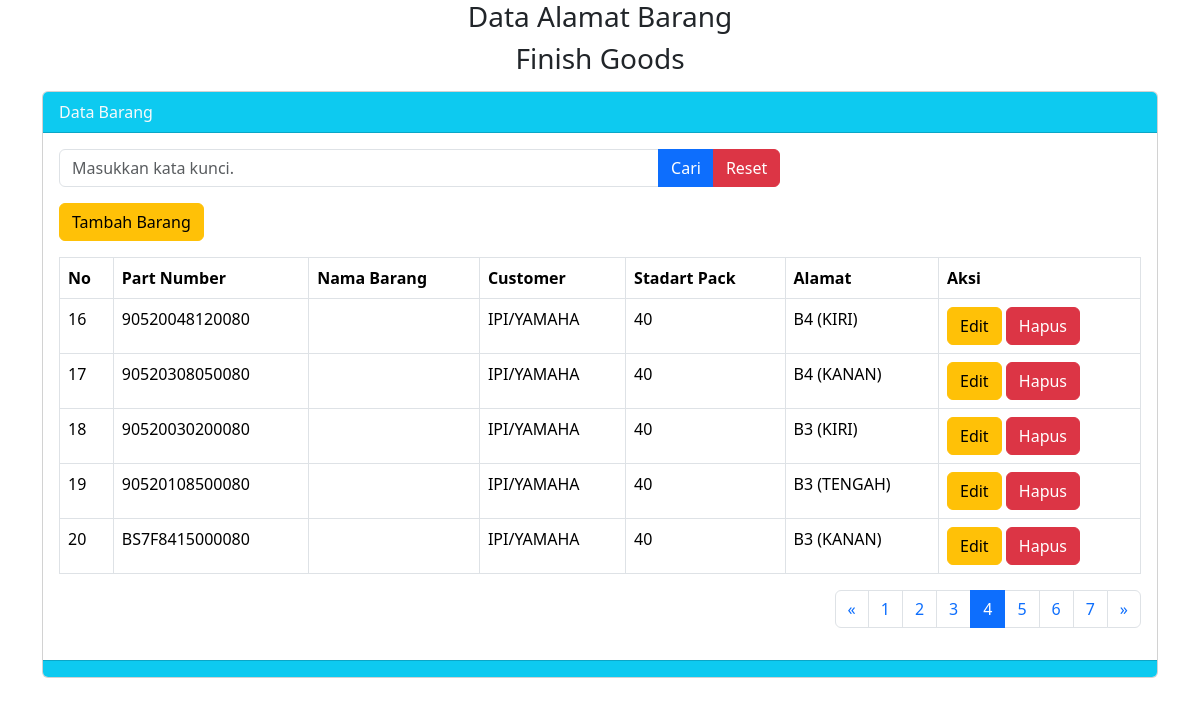
The app's page /?halaman=4 with its own data.
### tables this page shows
CREATE TABLE `tbbarang` (
  `id_barang` int(15) NOT NULL,
  `part_number` varchar(25) NOT NULL,
  `nama` varchar(100) NOT NULL,
  `customer` varchar(100) NOT NULL,
  `standart_pack` varchar(15) NOT NULL,
  `alamat` varchar(70) NOT NULL
);

### index.php (the view, shortened to what this page needs)
    <?php
    $server = "localhost";
    $user = "root";
    $password = "rahasia";
    $database = "dbfgstore";
    $koneksi = mysqli_connect($server, $user, $password, $database) or die(mysqli_error($koneksi));
    ?>
<!doctype html>
<html lang="en">
  <head>
    <link href="https://cdn.jsdelivr.net/npm/bootstrap@5.3.3/dist/css/bootstrap.min.css" rel="stylesheet">
  </head>
  <body>
    <div class="container">
        <h3 class="text-center">Data Alamat Barang</h3>
        <h3 class="text-center">Finish Goods</h3>
        <div class="card mt-3">
        <div class="card-header bg-info text-light">
        Data Barang
        </div>
          <div class="card-body">
            <div class="col-md-8">
                <form method="POST">
                <div class="input-group mb-3">
                    <input type="text" name="tcari" value="<?= @$_POST['tcari']?>" class="form-control" placeholder="Masukkan kata kunci.">
                    <button class="btn btn-primary" type="submit" name="bcari">Cari</button>
                    <button class="btn btn-danger" type="reset" name="breset2">Reset</button>
                </div>
                <a href="tampil.php" class="btn btn-warning" >Tambah Barang</a>
                </form>
            </div>
            <table class="table table-stripped table-hover table-bordered">
                <tr>
                    <th>No</th>
                    <th>Part Number</th>
                    <th>Nama Barang</th>
                    <th>Customer</th>
                    <th>Stadart Pack</th>
                    <th>Alamat</th>
                    <th>Aksi</th>
                </tr>
                <?php
                if(isset($_POST['bcari'])) {
                    $keyword = $_POST['tcari'];
                    $_SESSION['tcari'] = $keyword;
                    $q = "SELECT * FROM tbbarang WHERE part_number LIKE '%$keyword%' OR customer LIKE '%$keyword%' OR
                    alamat LIKE '%$keyword%' ORDER BY id_barang desc";
                } else {
                    $jumlahdataperhalaman = 5;
                    $b = mysqli_query($koneksi, "SELECT * FROM tbbarang");
                    $jumlahdata = mysqli_num_rows($b);
                    $jumlahhalaman = ceil($jumlahdata/$jumlahdataperhalaman);
                    $halamanaktif = (isset($_GET['halaman']) ? $_GET['halaman'] : 1);
                    $awaldata = ($jumlahdataperhalaman * $halamanaktif) - $jumlahdataperhalaman;
                    $jumlahlink = 3;
                    if($halamanaktif > $jumlahlink) {
                        $startnumber = $halamanaktif - $jumlahlink;
                    } else {
                        $startnumber = 1;
                    }
                    if($halamanaktif < ($jumlahhalaman - $jumlahlink)) {
                        $endnumber = $halamanaktif + $jumlahlink;
                    } else {
                        $endnumber = $jumlahhalaman;
                    }
                    $q = "SELECT * FROM tbbarang order by id_barang desc limit $awaldata, $jumlahdataperhalaman";
                }
                $tampil = mysqli_query($koneksi, $q );
                while ($data = mysqli_fetch_array($tampil)) :
                ?>
                <tr>
                    <td><?= $awaldata += 1?></td>
                    <td><?= $data['part_number']?></td>
                    <td><?= $data['nama']?></td>
                    <td><?= $data['customer']?></td>
                    <td><?= $data['standart_pack']?></td>
                    <td><?= $data['alamat']?></td>
                    <td>
                        <a href="tampil.php?hal=edit&id=<?= $data['id_barang']?>" class="btn btn-warning">Edit</a>
                        <a href="tampil.php?hal=hapus&id=<?= $data['id_barang']?>" class="btn btn-danger" onclick="return confirm('Apakah anda yakin akan menghapus data ini?')">Hapus</a>
                    </td>
                </tr>
                <?php endwhile; ?>
            </table>
            <div class="mt-2 justify-content-end d-flex">
                            <nav aria-label="Page navigation example">
                <ul class="pagination">
                    <?php if ($halamanaktif > 1 ) :?>
                    <li class="page-item">
                    <a class="page-link" href="?halaman=<?= $halamanaktif - 1?>" aria-label="Previous">
                        <span aria-hidden="true">&laquo;</span>
                    </a>
                    </li>
                    <?php endif ;?>
                    <?php for ($i = $startnumber; $i<= $endnumber; $i++) :?>
                    <?php if ($i == $halamanaktif) :?>
                        <li class="page-item active"><a class="page-link" href="?halaman=<?= $i ;?>"><?= $i ;?></a></li>
                    <?php else :?>
                        <li class="page-item"><a class="page-link" href="?halaman=<?= $i;?>"><?= $i;?></a></li>
                    <?php endif ;?>
                    <?php endfor;?>
                    <?php if ($halamanaktif < $jumlahhalaman ) :?>
                    <li class="page-item">
                    <a class="page-link" href="?halaman=<?= $halamanaktif + 1?>" aria-label="Next">
                        <span aria-hidden="true">&raquo;</span>
                    </a>
                    </li>
                    <?php endif;?>
                </ul>
                </nav>
            </div>
        </div>
        <div class="card-footer bg-info">
        </div>
        </div>
    </div>
  </body>
</html>

### records on screen
tbbarang: awaldata "16", part_number "90520048120080", customer "IPI/YAMAHA", standart_pack "40", alamat "B4 (KIRI)"
tbbarang: awaldata "17", part_number "90520308050080", customer "IPI/YAMAHA", standart_pack "40", alamat "B4 (KANAN)"
tbbarang: awaldata "18", part_number "90520030200080", customer "IPI/YAMAHA", standart_pack "40", alamat "B3 (KIRI)"
tbbarang: awaldata "19", part_number "90520108500080", customer "IPI/YAMAHA", standart_pack "40", alamat "B3 (TENGAH)"
tbbarang: awaldata "20", part_number "BS7F8415000080", customer "IPI/YAMAHA", standart_pack "40", alamat "B3 (KANAN)"
